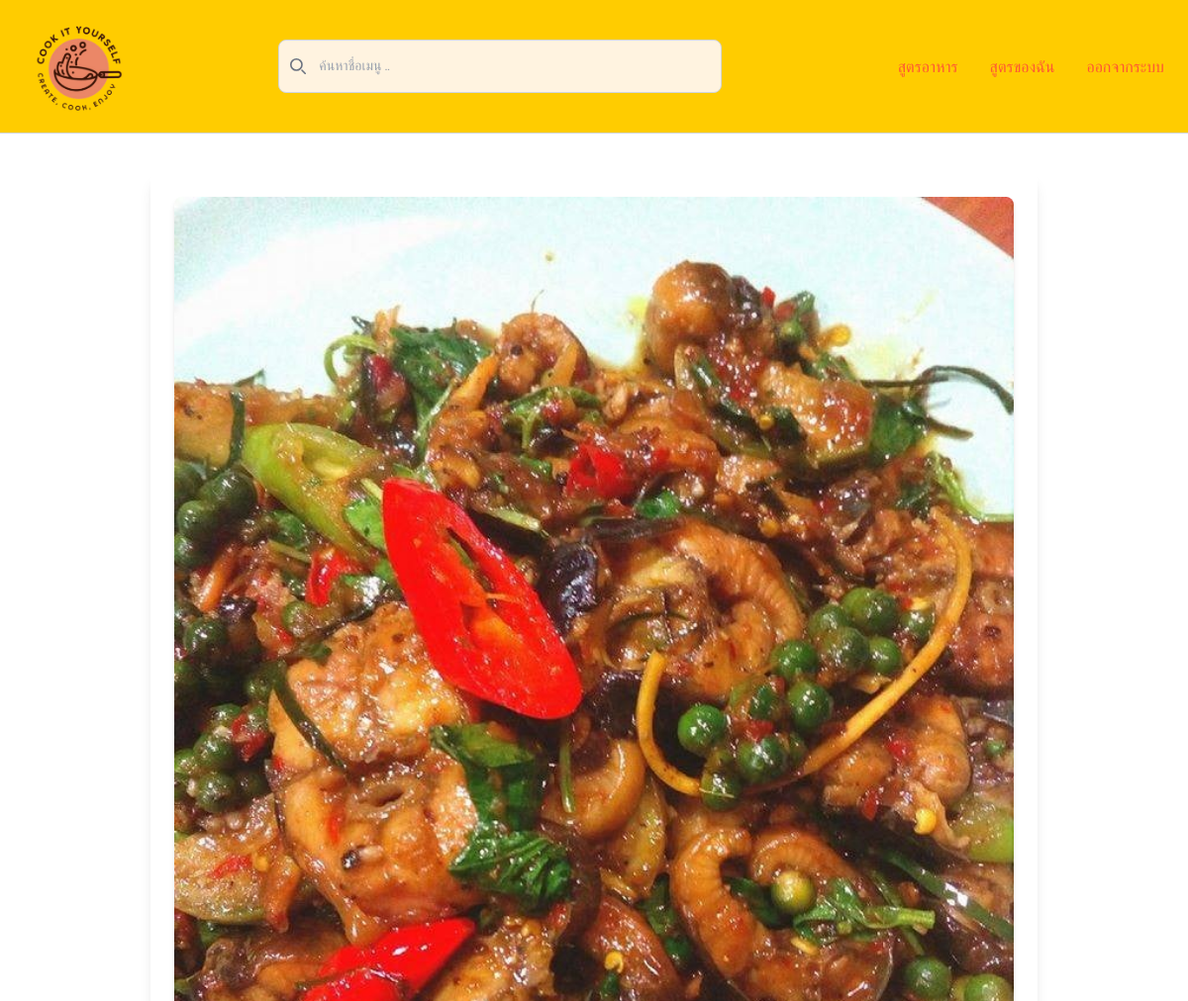
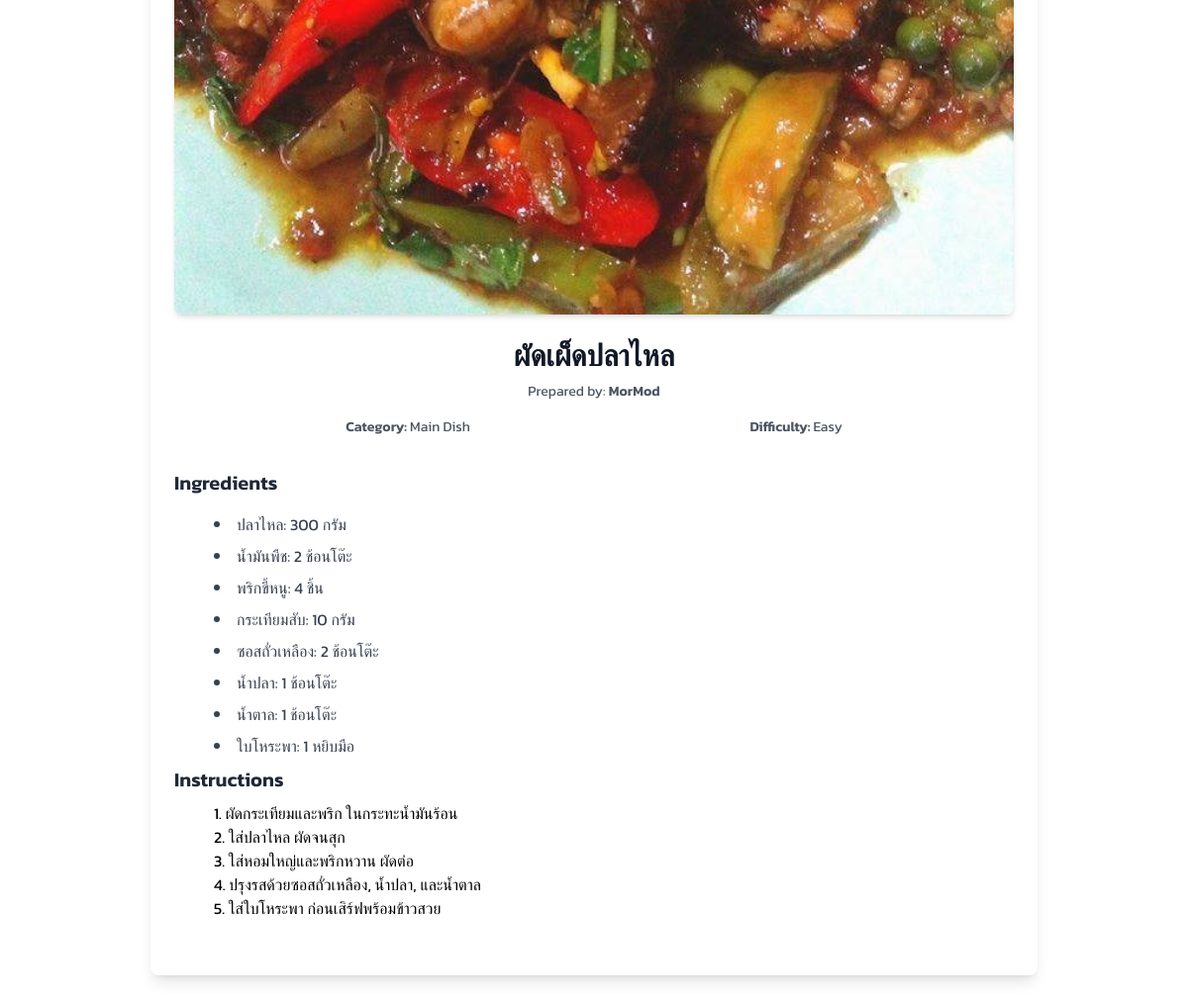
Page /recipe/11/ (signed in) on the committed database (2 pictures, top to bottom).
### recipes/models.py (models this page shows, shortened)
class Recipe(models.Model):
    user = models.ForeignKey(Member, related_name='recipes', on_delete=models.CASCADE)
    title = models.CharField(max_length=200, unique=True)
    category = models.CharField(max_length=50)
    difficulty = models.CharField(max_length=50)
    picture_url = models.ImageField(upload_to='recipes/images/', blank=True, null=True)
    instructions = models.TextField()

class Ingredient(models.Model):
    recipe = models.ForeignKey(Recipe, related_name='ingredients', on_delete=models.CASCADE)
    name = models.CharField(max_length=100)
    amount = models.DecimalField(max_digits=5, decimal_places=2)
    unit = models.CharField(max_length=50)

### recipes/views.py (the view)
# urls.py: path('recipe/<int:pk>/', recipeDetailView.as_view(), name='recipe-detail'),
class recipeDetailView(LoginRequiredMixin, DetailView):
    model = Recipe
    template_name = "recipes/recipeDetail.html"
    context_object_name = "recipe"
    login_url = "/login/"
    def get_context_data(self, **kwargs):
        context = super().get_context_data(**kwargs)
        recipe = self.object
        context['title'] = recipe.title
        context['user'] = recipe.user.username
        context['picture_url'] = recipe.picture_url
        context['MEDIA_URL'] = settings.MEDIA_URL
        context['category'] = recipe.category
        context['difficulty'] = recipe.difficulty
        context['instructions'] = recipe.instructions
        context['ingredients'] = recipe.ingredients.all()
        return context

### theme/templates/recipes/recipeDetail.html
{% extends 'recipes/base.html' %}
{% block main %}
<div class="container mx-auto mt-10 mb-10 p-6 bg-white shadow-lg rounded-lg max-w-4xl">
    <div class="mb-6">
        <img src="{{ MEDIA_URL }}{{ picture_url }}" alt="{{ title }}" class="w-full h-1/5 object-cover rounded-lg shadow-md">
    </div>
    <div class="text-center mb-4">
        <h1 class="text-3xl font-bold text-gray-900 mb-2">{{ title }}</h1>
        <p class="text-sm text-gray-600">Prepared by: <span class="font-semibold">{{ user }}</span></p>
    </div>
    <div class="flex justify-around text-sm text-gray-600 mb-8 px-8">
        <p class="font-semibold">Category: <span class="font-normal">{{ category }}</span></p>
        <p class="font-semibold">Difficulty: <span class="font-normal">{{ difficulty }}</span></p>
    </div>
    <div>
        <h2 class="text-xl font-semibold text-gray-800 mb-4">Ingredients</h2>
        <ul class="ml-10 list-disc list-inside text-gray-700">
            {% for ingredient in ingredients %}
                <li class="mb-2">
                    <span class="font-medium">{{ ingredient.name }}</span>:
                    <span>{{ ingredient.amount|floatformat:0 }}</span>
                    <span>{{ ingredient.unit }}</span>
                </li>
            {% endfor %}
        </ul>
    </div>
    <div class="mb-8">
        <h2 class="text-xl font-semibold text-gray-800 mb-2">Instructions</h2>
        <div class="ml-10">
            <p class="text-gray-700 leading-relaxed">{{ instructions|linebreaks }}</p>
        </div>
    </div>
</div>
{% endblock %}

### theme/templates/recipes/base.html (style rules this page uses)
* { font-family: "Kanit", serif; font-optical-sizing: auto; font-style: normal; }

### theme/templates/recipes/header.html (style rules this page uses)
* { font-family: "Kanit", serif; }

### rows in the picture
Recipe: picture_url (picture), title "ผัดเผ็ดปลาไหล", category "Main Dish", difficulty "Easy", instructions "1. ผัดกระเทียมและพริก ในกระทะน้ำมันร้อน 2. ใส่ปลาไหล ผัดจนสุก 3. ใส่หอมใหญ่และพริกหวาน ผัดต่อ 4. ปรุงรสด้วยซอสถั่วเหลือง, น้ำปลา, และน้ำตาล 5. ใส่ใบโหระพา ก่อนเสิร์ฟพร้อมข้าวสวย"
Ingredient: name "ปลาไหล", amount "300", unit "กรัม"
Ingredient: name "น้ำมันพืช", amount "2", unit "ช้อนโต๊ะ"
Ingredient: name "พริกขี้หนู", amount "4", unit "ชิ้น"
Ingredient: name "กระเทียมสับ", amount "10", unit "กรัม"
Ingredient: name "ซอสถั่วเหลือง", amount "2", unit "ช้อนโต๊ะ"
Ingredient: name "น้ำปลา", amount "1", unit "ช้อนโต๊ะ"
Ingredient: name "น้ำตาล", amount "1", unit "ช้อนโต๊ะ"
Ingredient: name "ใบโหระพา", amount "1", unit "หยิบมือ"

### other values in the picture
{{ user }} "MorMod"
